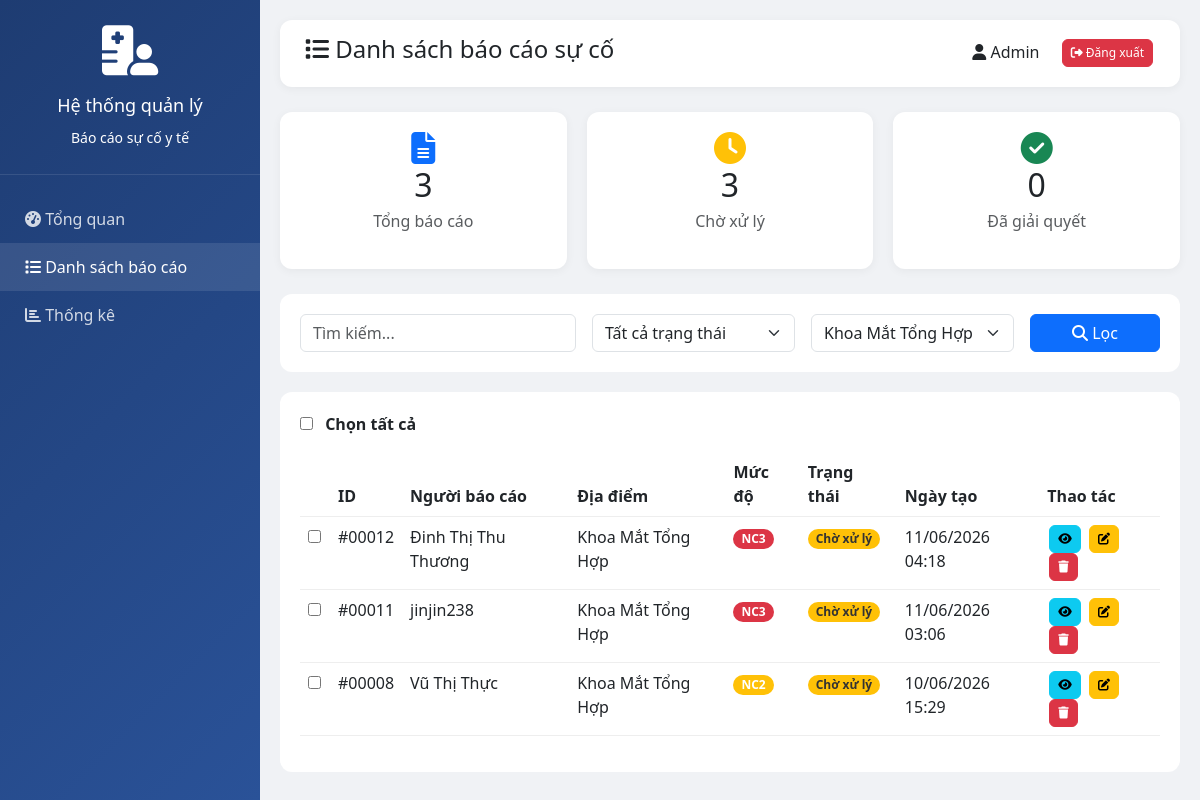
Screenshot of /admin/view_reports.php?diem_xay_ra_su_co=Khoa Mắt Tổng Hợp (signed in) with the database file from the repository.
### tables this page shows
CREATE TABLE `baocao` (
  `id` int(11) NOT NULL,
  `nguoibaocao` varchar(100) NOT NULL,
  `email` varchar(100) DEFAULT NULL,
  `hinhthuc` enum('tự nguyện','bắt buộc') DEFAULT 'tự nguyện',
  `diem_xay_ra_su_co` text DEFAULT NULL,
  `diem_xay_ra_su_co_khac` varchar(255) DEFAULT NULL,
  `nhom_su_co` enum('Sự cố y khoa','Sự cố ngoài y khoa') NOT NULL,
  `thoigian` date NOT NULL,
  `doi_tuong` text DEFAULT NULL,
  `doi_tuong_khac` varchar(100) DEFAULT NULL,
  `thong_tin_nguoi_benh` text DEFAULT NULL,
  `mo_ta_su_co` text NOT NULL,
  `tinh_chat_su_co` enum('Suýt xảy ra','Đã xảy ra') NOT NULL,
  `muc_do_su_co` enum('NC0','NC1','NC2','NC3') NOT NULL,
  `phan_loai_su_co` text DEFAULT NULL,
  `phan_loai_su_co_json` longtext DEFAULT NULL CHECK (json_valid(`phan_loai_su_co_json`)),
  `thong_bao_cap_tren` enum('yes','no') DEFAULT 'no',
  `xu_ly_ban_dau` text NOT NULL,
  `giai_phap` text NOT NULL,
  `ghi_nhan_ho_so` enum('yes','no') DEFAULT 'no',
  `status` enum('pending','processing','resolved','rejected') DEFAULT 'pending',
  `admin_notes` text DEFAULT NULL,
  `processed_by` int(11) DEFAULT NULL,
  `processed_at` datetime DEFAULT NULL,
  `created_at` timestamp NOT NULL DEFAULT current_timestamp(),
  `updated_at` timestamp NOT NULL DEFAULT current_timestamp() ON UPDATE current_timestamp()
);

### admin/view_reports.php (the view, shortened to what this page needs)
<?php
require_once(__DIR__ . '/../config/database.php');
$search = $_GET['search'] ?? '';
$diem_xay_ra_su_co_filter = $_GET['diem_xay_ra_su_co'] ?? '';
$sql = "SELECT * FROM baocao WHERE 1=1";
$params = [];
if ($diem_xay_ra_su_co_filter) {
    $sql .= " AND (diem_xay_ra_su_co = :diem_xay_ra_su_co OR diem_xay_ra_su_co_khac = :diem_xay_ra_su_co)";
    $params[':diem_xay_ra_su_co'] = $diem_xay_ra_su_co_filter;
}
$sql .= " ORDER BY created_at DESC";
$stmt = $pdo->prepare($sql);
$stmt->execute($params);
$reports = $stmt->fetchAll();
$diem_xay_ra_su_cos = $pdo->query("SELECT DISTINCT diem_xay_ra_su_co FROM baocao WHERE diem_xay_ra_su_co IS NOT NULL")->fetchAll();
$total = count($reports);
$pending = count(array_filter($reports, fn($r) => $r['status'] == 'pending'));
$resolved = count(array_filter($reports, fn($r) => $r['status'] == 'resolved'));
?>
<!DOCTYPE html>
<html lang="vi">
<head>
    <link href="https://cdn.jsdelivr.net/npm/bootstrap@5.3.0/dist/css/bootstrap.min.css" rel="stylesheet">
    <link rel="stylesheet" href="https://cdnjs.cloudflare.com/ajax/libs/font-awesome/6.4.0/css/all.min.css">
</head>
<body>
    <div class="sidebar">
        <div class="sidebar-header">
            <i class="fas fa-hospital-user"></i>
            <h3>Hệ thống quản lý</h3>
            <small>Báo cáo sự cố y tế</small>
        </div>
        <div class="sidebar-menu">
            <a href="dashboard.php"><i class="fas fa-tachometer-alt"></i> Tổng quan</a>
            <a href="view_reports.php" class="active"><i class="fas fa-list"></i> Danh sách báo cáo</a>
            <a href="statistics.php"><i class="fas fa-chart-bar"></i> Thống kê</a>
        </div>
    </div>
    <div class="main-content">
        <div class="navbar-top">
            <h4><i class="fas fa-list"></i> Danh sách báo cáo sự cố</h4>
            <div>
                <span class="me-3"><i class="fas fa-user"></i> <?php echo htmlspecialchars($_SESSION['admin_name'] ?? 'Admin'); ?></span>
                <a href="logout.php" class="btn btn-danger btn-sm"><i class="fas fa-sign-out-alt"></i> Đăng xuất</a>
            </div>
        </div>
        <div class="stats-grid">
            <div class="stat-card">
                <i class="fas fa-file-alt fa-2x text-primary"></i>
                <h3><?php echo $total; ?></h3>
                <p class="text-muted">Tổng báo cáo</p>
            </div>
            <div class="stat-card">
                <i class="fas fa-clock fa-2x text-warning"></i>
                <h3><?php echo $pending; ?></h3>
                <p class="text-muted">Chờ xử lý</p>
            </div>
            <div class="stat-card">
                <i class="fas fa-check-circle fa-2x text-success"></i>
                <h3><?php echo $resolved; ?></h3>
                <p class="text-muted">Đã giải quyết</p>
            </div>
        </div>
        <div class="filter-bar">
            <form method="GET" class="row g-3">
                <div class="col-md-4">
                    <input type="text" name="search" class="form-control" placeholder="Tìm kiếm..." value="<?php echo htmlspecialchars($search); ?>">
                </div>
                <div class="col-md-3">
                    <select name="status" class="form-select">
                        <option value="">Tất cả trạng thái</option>
                    </select>
                </div>
                <div class="col-md-3">
                    <select name="diem_xay_ra_su_co" class="form-select">
                        <?php foreach($diem_xay_ra_su_cos as $loc): ?>
                            <option value="<?php echo htmlspecialchars($loc['diem_xay_ra_su_co']); ?>" <?php echo $diem_xay_ra_su_co_filter == $loc['diem_xay_ra_su_co'] ? 'selected' : ''; ?>>
                                <?php echo htmlspecialchars($loc['diem_xay_ra_su_co']); ?>
                            </option>
                        <?php endforeach; ?>
                    </select>
                </div>
                <div class="col-md-2">
                    <button type="submit" class="btn btn-primary w-100"><i class="fas fa-search"></i> Lọc</button>
                </div>
            </form>
        </div>
        <div class="table-container">
            <div class="mb-3">
                <label class="select-all">
                    <input type="checkbox" id="selectAllCheckbox" class="me-2">
                    <strong>Chọn tất cả</strong>
                </label>
            </div>
            <form id="bulkForm" method="POST">
                <table class="table">
                    <thead>
                        <tr>
                            <th style="width: 30px;"></th>
                            <th>ID</th>
                            <th>Người báo cáo</th>
                            <th>Địa điểm</th>
                            <th>Mức độ</th>
                            <th>Trạng thái</th>
                            <th>Ngày tạo</th>
                            <th>Thao tác</th>
                        </tr>
                    </thead>
                    <tbody>
                        <?php if(count($reports) > 0): ?>
                            <?php foreach($reports as $report): ?>
                            <tr>
                                <td>
                                    <input type="checkbox" name="selected_ids[]" value="<?php echo $report['id']; ?>" class="report-checkbox">
                                </td>
                                <td>#<?php echo str_pad($report['id'], 5, '0', STR_PAD_LEFT); ?></td>
                                <td><?php echo htmlspecialchars($report['nguoibaocao']); ?></td>
                                <td>
                                    <?php
                                    $diem = $report['diem_xay_ra_su_co'];
                                    if ($diem == 'Mục khác' && !empty($report['diem_xay_ra_su_co_khac'])) {
                                        echo htmlspecialchars($report['diem_xay_ra_su_co_khac']);
                                    } else {
                                        echo htmlspecialchars($diem);
                                    }
                                    ?>
                                </td>
                                <td>
                                    <?php
                                    $mucdo_color = [
                                        'NC0' => 'secondary',
                                        'NC1' => 'info',
                                        'NC2' => 'warning',
                                        'NC3' => 'danger'
                                    ];
                                    $color = $mucdo_color[$report['muc_do_su_co']] ?? 'secondary';
                                    ?>
                                    <span class="badge bg-<?php echo $color; ?>"><?php echo $report['muc_do_su_co']; ?></span>
                                </td>
                                <td>
                                    <span class="badge badge-<?php echo $report['status']; ?>">
                                        <?php
                                        $status_text = [
                                            'pending' => 'Chờ xử lý',
                                            'processing' => 'Đang xử lý',
                                            'resolved' => 'Đã giải quyết',
                                            'rejected' => 'Từ chối'
                                        ];
                                        echo $status_text[$report['status']];
                                        ?>
                                    </span>
                                </td>
                                <td><?php echo date('d/m/Y H:i', strtotime($report['created_at'])); ?></td>
                                <td>
                                    <a href="view_detail.php?id=<?php echo $report['id']; ?>" class="btn btn-sm btn-info" title="Xem chi tiết">
                                        <i class="fas fa-eye"></i>
                                    </a>
                                    <a href="edit_report.php?id=<?php echo $report['id']; ?>" class="btn btn-sm btn-warning" title="Sửa">
                                        <i class="fas fa-edit"></i>
                                    </a>
                                    <button type="button" class="btn btn-sm btn-danger" title="Xóa" onclick="confirmDelete(<?php echo $report['id']; ?>, '<?php echo htmlspecialchars($report['nguoibaocao']); ?>')">
                                        <i class="fas fa-trash"></i>
                                    </button>
                                </td>
                            </tr>
                            <?php endforeach; ?>
                        <?php endif; ?>
                    </tbody>
                </table>
            </form>
        </div>
    </div>
</body>
</html>

### admin/view_reports.php (style rules this page uses)
body { background: #f0f2f5; font-family: 'Segoe UI', Tahoma, Geneva, Verdana, sans-serif; }
.sidebar { position: fixed; left: 0; top: 0; width: 260px; height: 100%; background: linear-gradient(135deg, #1e3c72 0%, #2a5298 100%); color: white; z-index: 100; }
.sidebar-header { padding: 25px; text-align: center; border-bottom: 1px solid rgba(255,255,255,0.1); }
.sidebar-header i { font-size: 50px; margin-bottom: 10px; }
.sidebar-header h3 { font-size: 18px; margin-top: 10px; }
.sidebar-menu { padding: 20px 0; }
.sidebar-menu a { display: block; padding: 12px 25px; color: rgba(255,255,255,0.8); text-decoration: none; transition: 0.3s; }
.sidebar-menu a:hover, .sidebar-menu a.active { background: rgba(255,255,255,0.1); color: white; }
.main-content { margin-left: 260px; padding: 20px; }
.navbar-top { background: white; padding: 15px 25px; border-radius: 12px; display: flex; justify-content: space-between; align-items: center; margin-bottom: 25px; box-shadow: 0 2px 10px rgba(0,0,0,0.05); }
.stats-grid { display: grid; grid-template-columns: repeat(auto-fit, minmax(200px, 1fr)); gap: 20px; margin-bottom: 25px; }
.stat-card { background: white; padding: 20px; border-radius: 12px; text-align: center; box-shadow: 0 2px 10px rgba(0,0,0,0.05); }
.stat-card h3 { font-size: 32px; margin-bottom: 5px; }
.filter-bar { background: white; padding: 20px; border-radius: 12px; margin-bottom: 20px; }
.table-container { background: white; border-radius: 12px; padding: 20px; overflow-x: auto; }
table { width: 100%; border-collapse: collapse; }
th, td { padding: 12px; text-align: left; border-bottom: 1px solid #eee; }
th { background: #f8f9fa; font-weight: 600; }
.badge { padding: 4px 8px; border-radius: 20px; font-size: 12px; }
.badge-pending { background: #ffc107; color: #333; }
.btn-sm { padding: 4px 8px; border-radius: 6px; font-size: 12px; margin: 0 2px; }
.select-all { cursor: pointer; }

### rows the page displays
baocao: id "00012", nguoibaocao "Đinh Thị Thu Thương", diem_xay_ra_su_co "Khoa Mắt Tổng Hợp", muc_do_su_co "NC3", status "Chờ xử lý", created_at "11/06/2026 04:18"
baocao: id "00011", nguoibaocao "jinjin238", diem_xay_ra_su_co "Khoa Mắt Tổng Hợp", muc_do_su_co "NC3", status "Chờ xử lý", created_at "11/06/2026 03:06"
baocao: id "00008", nguoibaocao "Vũ Thị Thực", diem_xay_ra_su_co "Khoa Mắt Tổng Hợp", muc_do_su_co "NC2", status "Chờ xử lý", created_at "10/06/2026 15:29"

### other values shown
$_SESSION['admin_name'] "Admin"
$total "3"
$pending "3"
$resolved "0"
form field diem_xay_ra_su_co "Khoa Mắt Tổng Hợp"
